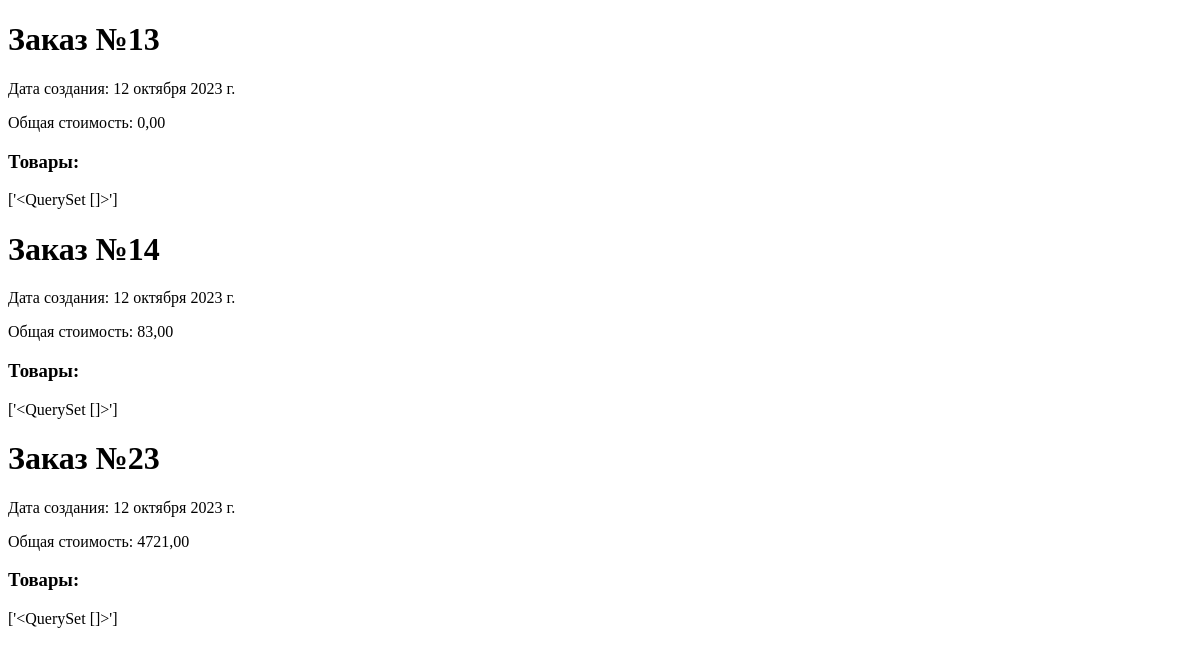
The app's page /shop/user_orders/1/, older data.
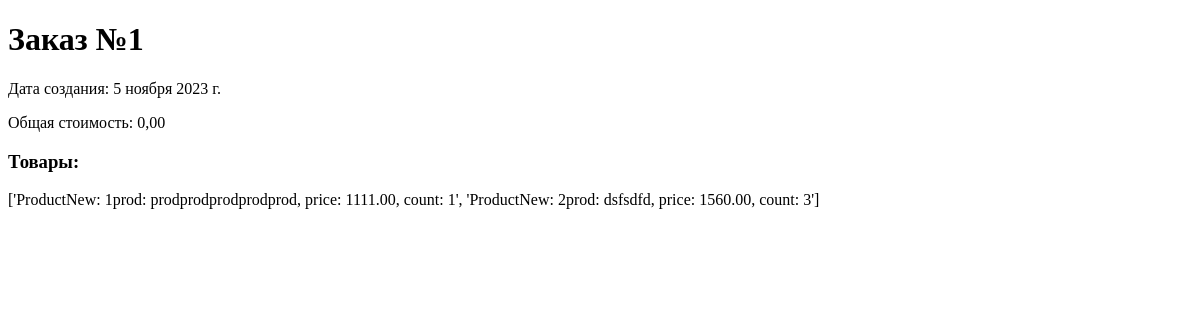
The same page, newer data.
### myapp_shop/models.py (models this page shows, shortened)
class Order(models.Model):
    customer = models.ForeignKey(User, on_delete=models.CASCADE)
    products = models.ManyToManyField(ProductNew)
    order_sum = models.DecimalField(max_digits=8, decimal_places=2, default=0)
    order_date = models.DateField(auto_now_add=True)
    class Meta:
        verbose_name = 'Заказ'
        verbose_name_plural = 'Заказы'

### myapp_shop/views.py (the view)
# urls.py: path('user_orders/<int:user_id>/', views.user_orders, name='user_orders'),
def user_orders(request, user_id):
    customer = get_object_or_404(User, pk=user_id)
    orders = Order.objects.filter(customer=customer).all()
    products = []
    for order in orders:
        products.append(str(order.products.all()).replace('<QuerySet [<', '')
                        .replace("Product: ", "")
                        .replace('>]>', '').split('>, <'))
    products.reverse()
    return render(request, 'myapp_shop/user_orders.html',
                  {'customer': customer, 'orders': orders, 'products': products})

### myapp_shop/models.py (called while the page is built)
    def __str__(self):
        return (f'Product: {self.name}: {self.description}, '
                f'price: {self.price}, count: {self.count}')

### myapp_shop/templates/myapp_shop/user_orders.html (shortened to what this page needs)
{% extends 'base.html' %}
{% block content %}
    {% if orders %}
        {% for order in orders %}
            <h1>Заказ №{{ order.id }}</h1>
            <p>Дата создания: {{ order.order_date }}</p>
            <p>Общая стоимость: {{ order.order_sum }}</p>
            <h3>Товары:</h3>
                <p>{{ products.pop }}</p>
        {% endfor %}
    {% elif client.id == NULL %}
        <p>Нет такого клиента</p>
     {% else %}
        <p>Заказов нет</p>
    {% endif %}
{% endblock %}

### templates/base.html (shortened to what this page needs)
<!DOCTYPE html>
<html>
<head>
</head>
<body>
{% block content %}{% endblock %}
</body>
</html>

Row changes from the older to the newer data that the page shows:
removed Order: id "13", order_date "12 октября 2023 г.", order_sum "0,00", pop "['<QuerySet []>']"
removed Order: id "14", order_date "12 октября 2023 г.", order_sum "83,00", pop "['<QuerySet []>']"
removed Order: id "23", order_date "12 октября 2023 г.", order_sum "4721,00", pop "['<QuerySet []>']"
now on this page (row edited): Order: id "1", order_date "5 ноября 2023 г.", order_sum "0,00", pop "['ProductNew: 1prod: prodprodprodprodprod, price: 1111.00, count: 1', 'ProductNew: 2prod: dsfsdfd, price: 1560.00, count: 3']"
